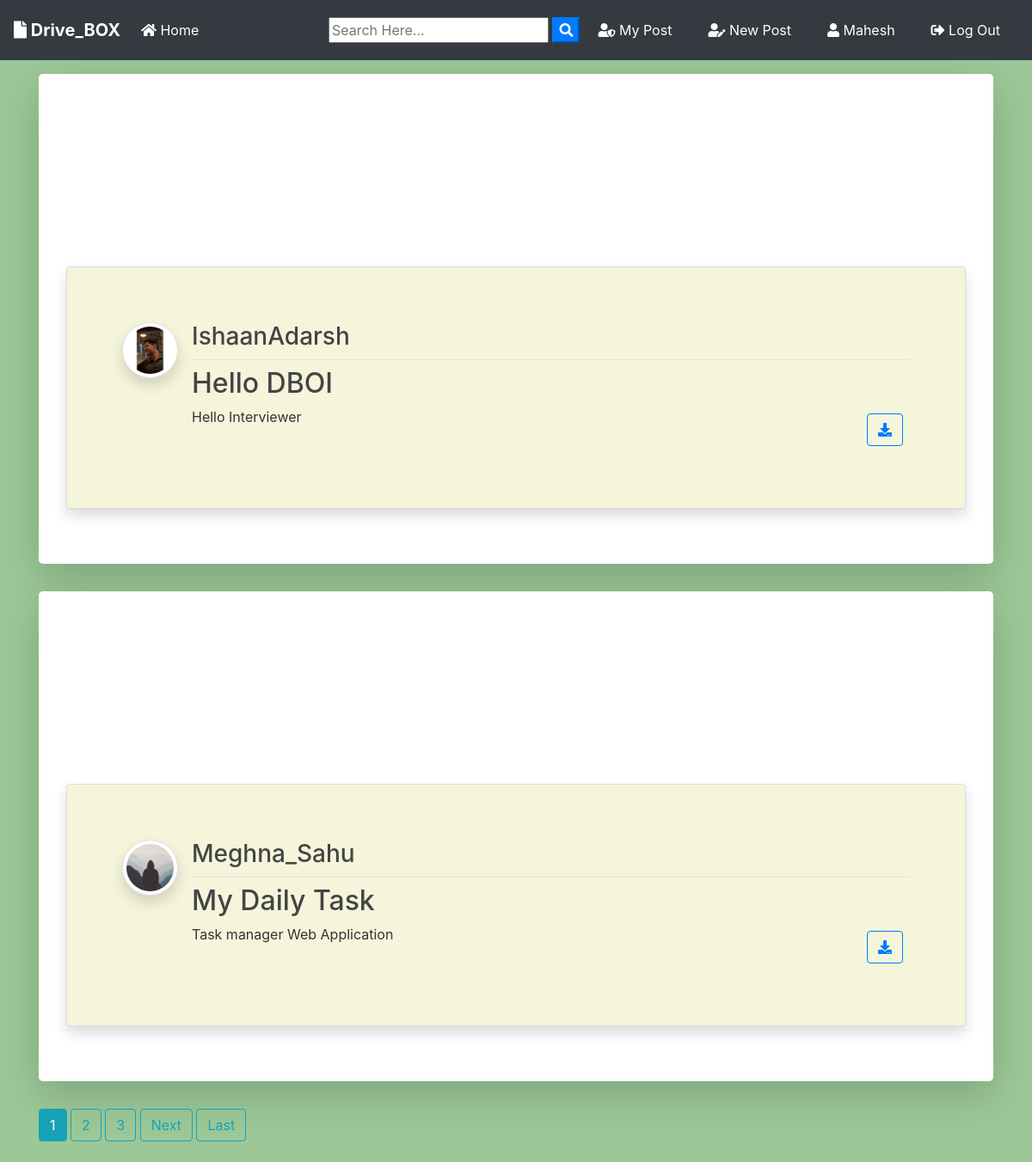
The app's page / (signed in) with its own data.
### blog/models.py (models this page shows, shortened)
class Post(models.Model):
	title = models.CharField(max_length=100)
	file = models.FileField(null=True,blank=True,upload_to='Files')
	content = models.TextField()
	date_posted = models.DateTimeField(default=timezone.now)
	author = models.ForeignKey(User, on_delete=models.CASCADE)

### users/models.py (models this page shows, shortened)
class Profile(models.Model):
    user = models.OneToOneField(User, on_delete=models.CASCADE, null=True, blank=True)
    image = models.ImageField(default="default.jpg", upload_to="profile_pics")
    auth_token = models.CharField(max_length=1000, default="")
    username = models.CharField(max_length=1000, default="")
    password = models.CharField(max_length=1000, default="")
    email = models.EmailField(default="")
    is_verified = models.BooleanField(default=False)

### blog/views.py (the view)
# urls.py: path('', PostListView.as_view(), name='blog-home'),
class PostListView(ListView):
    model = Post
    template_name = 'blog/home.html'  # <app>/<model>_<viewtype>.html
    context_object_name = 'posts'
    ordering = ['-date_posted']
    paginate_by = 2

### blog/templates/blog/home.html (shortened to what this page needs)
{% extends "blog/base.html" %}
{% block content %}
    {% for post in posts %}
      <div class="jumbotron mt-3 bg-white shadow-lg">
      <article class="media content-section shadow">
        <a href="{{ post.author.profile.image.url }} " target="_blank"> <img src="{{ post.author.profile.image.url }}  " alt="" class="article-img rounded-circle img-thumbnail img-fluid shadow">
        </a>
        <div class="media-body">
          <div class="article-metadata d-flex justify-content-between">
            <a class="mr-2 " href="{% url 'user-posts' post.author.username  %}"><h3>{{ post.author }}</h3></a>
          </div>
          <h2><a class="article-title text-justify " href="{% url 'post-detail' post.id %}">{{ post.title }}</a></h2>
          <div class="d-flex justify-content-between">
            <p class="article-content text-justify text-truncate overflow-hidden">{{ post.content }}</p>
            {% if post.file %}
          <div class="form-group mt-0 pt-0  m-2">
            <a class="btn btn-outline-primary  btn-d "  href="{{ post.file.url }}"  download type="submit"><i class="fas fa-download"></i></a>
          </div>
          {% endif %}
          </div>
        </div>
      </article>
      </div>
    {% endfor %}
    {% if is_paginated %}
      {% for num in page_obj.paginator.page_range %}
        {% if page_obj.number == num %}
          <a class="btn btn-info mb-4" href="?page={{ num }}">{{ num }}</a>
        {% elif num > page_obj.number|add:'-3' and num < page_obj.number|add:'3' %}
          <a class="btn btn-outline-info mb-4" href="?page={{ num }}">{{ num }}</a>
        {% endif %}
      {% endfor %}
      {% if page_obj.has_next %}
        <a class="btn btn-outline-info mb-4" href="?page={{ page_obj.next_page_number }}">Next</a>
        <a class="btn btn-outline-info mb-4" href="?page={{ page_obj.paginator.num_pages }}">Last</a>
      {% endif %}
    {% endif %}
{% endblock content %}

### blog/templates/blog/base.html (shortened to what this page needs)
{% load static %}
<!doctype html>
<html lang="en">
  <head>
    <link rel="stylesheet" href="https://stackpath.bootstrapcdn.com/bootstrap/4.3.1/css/bootstrap.min.css">
    <link rel="stylesheet" href="https://use.fontawesome.com/releases/v5.8.1/css/all.css" >
    <link rel="stylesheet" href="{% static 'blog/main.css' %}">
</head>
  <body>
        <nav class="navbar navbar-expand-lg navbar-dark bg-dark">
                <a class="navbar-brand font-weight-bold" href="{% url 'blog-home' %}"><i class="fas fa-file"></i> Drive_BOX</a>
                <div class="collapse navbar-collapse" id="navbarSupportedContent">
                  <ul class="navbar-nav mr-auto">
                    <li class="nav-item active">
                      <a class="nav-link" href="{% url 'blog-home' %}"><i class="fas fa-home"></i> Home <span class="sr-only">(current)</span></a>
                    </li>
                  </ul>
                  <form id="searchform" action="{% url 'search' %}" method="get">
                    <input type="text" name="q" type="text" value="{{ request.GET.q }}" placeholder="Search Here..." />
                    <button type="button" onclick="searchform.submit()" class=" text-white my-color btn-primary"><i class="fa fa-search"></i></button>
                </form>
                    {% if user.is_authenticated %}
                    <a href="{% url 'user-posts' user %}" class="btn text-white m-2"><i class="fas fa-user-shield"></i> My Post</a>
                    <a href="{% url 'post-create' %} " class="btn text-white m-2"><i class="fas fa-user-edit"></i> New Post</a>
                    <a href="{% url 'profile' %} " class="btn text-white m-2"><i class="fas fa-user"></i> {{ user.username }}</a>
                    <a href="{% url 'logout' %} " class="btn text-white m-2"><i class="fas fa-sign-out-alt"></i> Log Out</a>
                    {% else %}
                    <a href="{% url 'login' %} " class="btn text-white m-2"><i class="fas fa-user-tie"></i> Log In</a>
                    <a href="{% url 'register' %} " class="btn text-white m-2"> <i class="fas fa-sign-in-alt"></i> Sign Up</a>
                    {% endif %}
                </div>
              </nav>
      <div class="container my-bg">
    {% block content %}
    {% endblock  %}
</div>
  </body>
</html>

### static/blog/main.css (style rules this page uses)
body { background : #9CC897; color: #333333; margin-top: 0; }
h1, h2, h3, h4, h5, h6 { color: #444444; }
ul { margin: 0; }
.content-section { background: beige; padding: 10px 20px; border: 1px solid #dddddd; border-radius: 3px; margin-top: 10rem; }
.article-title { color: #444444; }
.article-content { white-space: pre-line; }
.article-img { height: 65px; width: 65px; margin-right: 16px; }
.article-metadata { padding-bottom: 1px; margin-bottom: 4px; border-bottom: 1px solid #e3e3e3 }
.content-section { padding: 4rem; }
form { justify-content: center; align-items: center; padding: 5rem auto; }

### records on screen
Post: author.profile.image (picture), author "IshaanAdarsh", title "Hello DBOI", content "Hello Interviewer"
Post: author.profile.image (placeholder picture), author "Meghna_Sahu", title "My Daily Task", content "Task manager Web Application"

### other values on screen
{{ user.username }} "Mahesh"
{{ num }} "1"
{{ num }} "2" "3"
